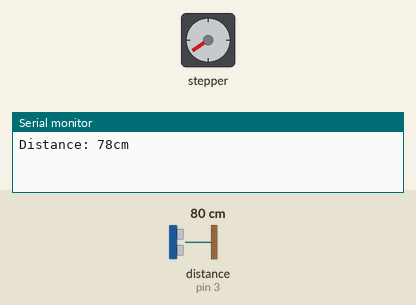
Bench run of a sketch on a simulated Arduino Uno, built with avr-gcc and run on an emulated ATmega328P. On the bench: stepper motor, the last lines printed to the serial monitor. Wiring (inferred from the names in the program): ultrasonic range finder: trigger pin 5; echo pin 3. The test bench sets the inputs (shaded band); at power-on: distance to the obstacle (sensor on pin 3) 80 cm. The echo pulse lasts 58.3 µs per cm; stepper angles assume 2048 steps per turn.

Above: at 1.84 s.
2.1 s: distance to the obstacle (sensor on pin 3) set to 18 cm
At 2.52 s:
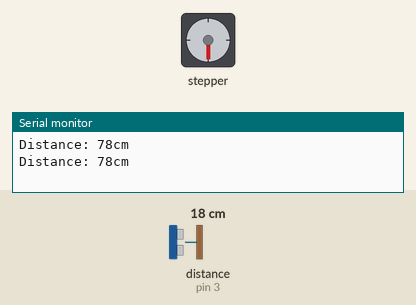
5.6 s: distance to the obstacle (sensor on pin 3) set to 12 cm
At 6.21 s:
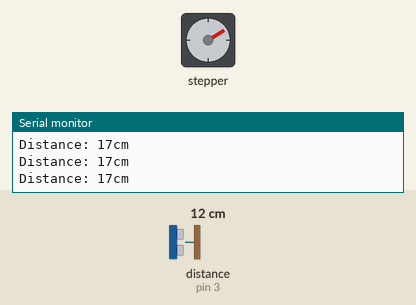
9.1 s: distance to the obstacle (sensor on pin 3) set to 9 cm
At 11.1 s:
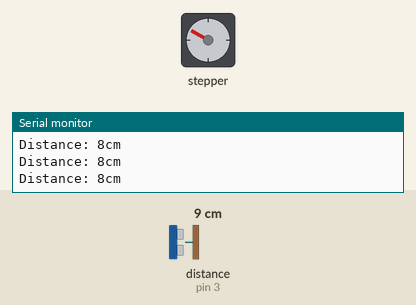
Timing chart, 0 to 12.6 s (numbered marks = the images above; inputs shaded):
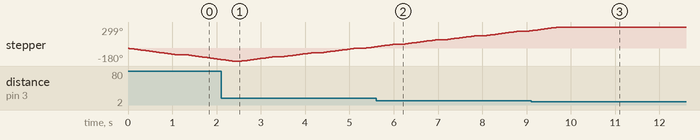

The sketch:

stepMotor_sonicSensor.ino
```cpp
#include <Stepper.h>

const int stepPerRevolution = 2048;
Stepper myStepper(stepPerRevolution, 8, 10, 9, 11);

const int trigPin = 5;
const int echoPin = 3;
long duration;
int distance;

void setup() {
  myStepper.setSpeed(14);
  Serial.begin(9600);
  pinMode(trigPin, OUTPUT);
  pinMode(echoPin, INPUT);
}

int degreeToSteps(int degree) {
  if (degree == 0) return 0;
  return stepPerRevolution / (360 / degree);
}

void loop() {
  digitalWrite(trigPin, LOW);
  delayMicroseconds(2);
  digitalWrite(trigPin, HIGH);
  delayMicroseconds(10);
  digitalWrite(trigPin, LOW);

  duration = pulseIn(echoPin, HIGH);

  distance = duration * 0.034 / 2;

  if (distance >= 10 && distance <= 20){
    myStepper.step(degreeToSteps(60));
  }
  else if (distance < 10) {
    myStepper.step(0);
  } else {
    myStepper.step(-degreeToSteps(90));
  }

  Serial.print("Distance: ");
  Serial.print(distance);
  Serial.println("cm");
  delay(200);
}
```

Measured:
- the behaviour switches between 11 and 10 cm on distance to the obstacle (sensor on pin 3) (found by bisection; images 2 and 3)
- after the input at 9.1 s, stepper: goes on until 9.7 s, then stays 299°
